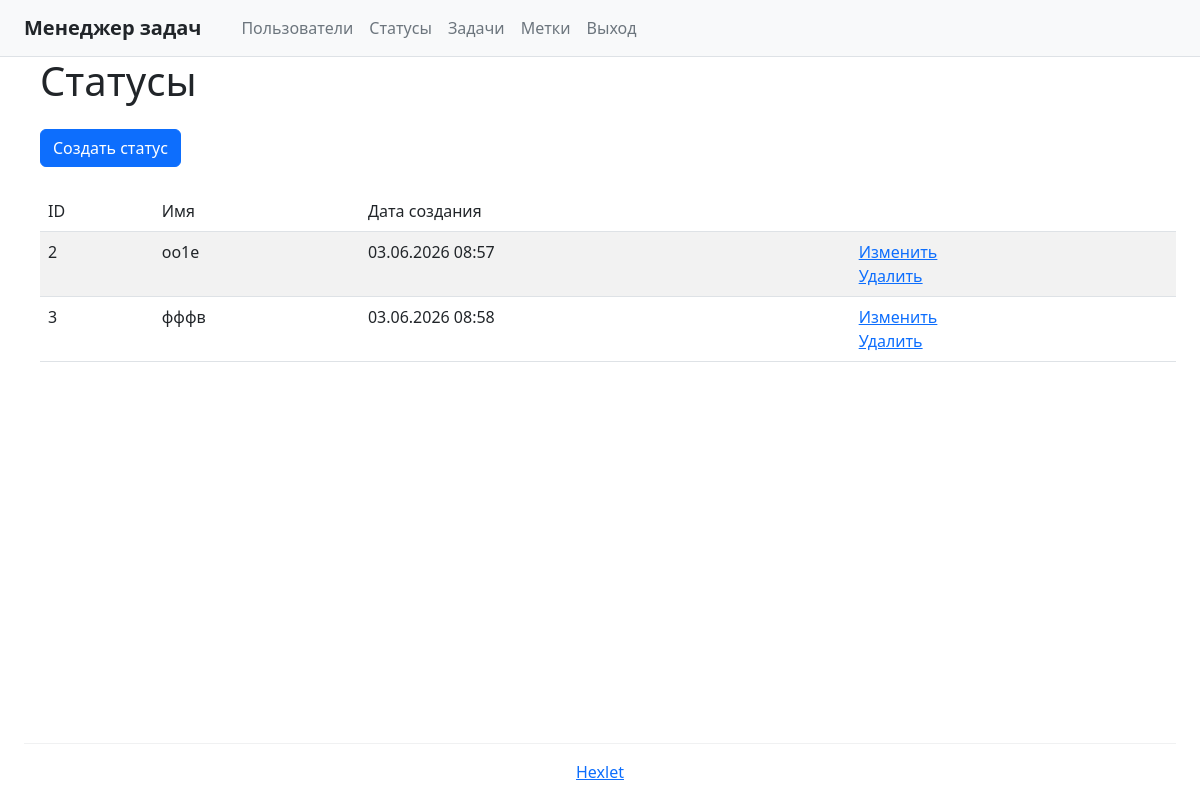
Page /statuses/ (signed in) on the earlier database version.
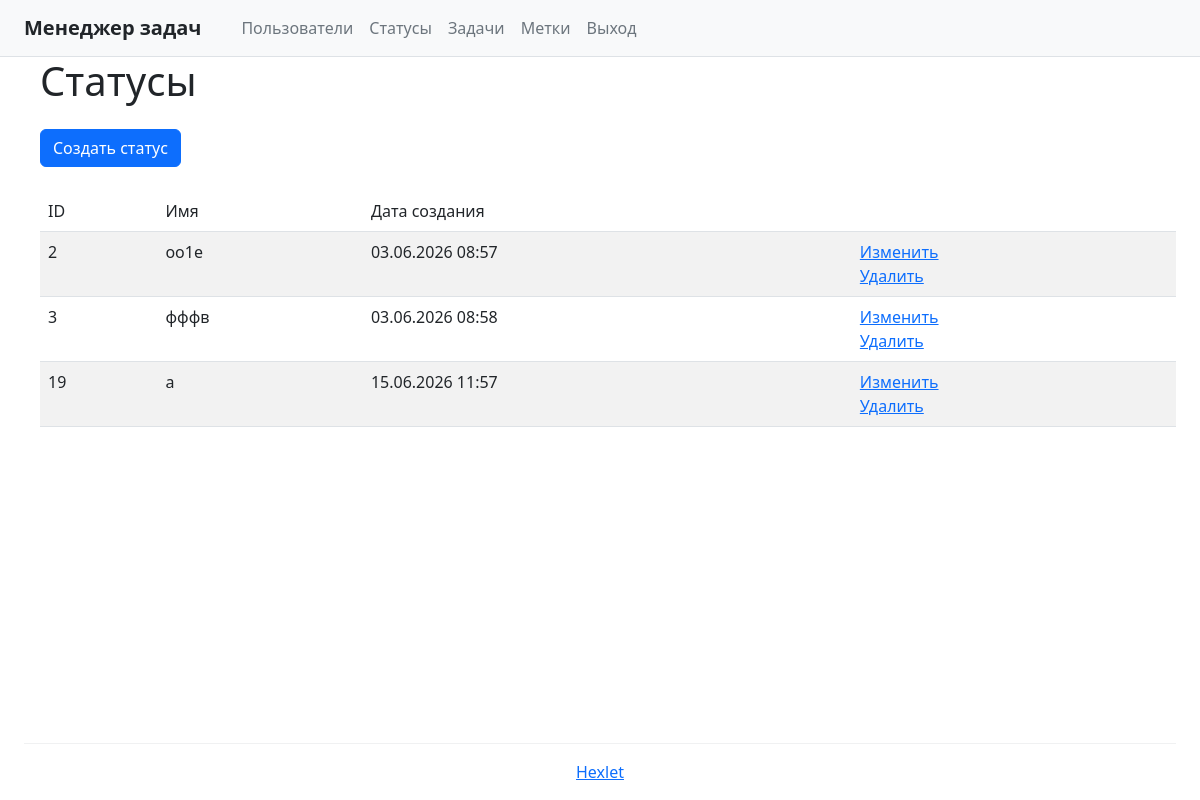
Same page on the later database version.
### task_manager/models.py (models this page shows, shortened)
class Status(models.Model):
    name = models.CharField(max_length=100, unique=True, verbose_name='Имя')
    created_at = models.DateTimeField(default=timezone.now, verbose_name='Дата создания')
    class Meta:
        verbose_name = 'Статус'
        verbose_name_plural = 'Статусы'
        ordering = ['id']

### task_manager/views.py (the view)
# urls.py: path('statuses/', StatusListView.as_view(), name='statuses'),
class StatusListView(LoginRequiredMixin, ListView):
    model = Status
    template_name = 'statuses.html'
    context_object_name = 'statuses'

### templates/statuses.html
{% extends 'base.html' %}
{% block content %}
<div class="ms-3">
    <h1 class="fw-normal mb-4">Статусы</h1>
    <a href="{% url 'status_create' %}" class="btn btn-primary mb-4">Создать статус</a>
    <table class="table table-striped">
        <thead>
            <tr>
                <th class="fw-normal">ID</th>
                <th class="fw-normal">Имя</th>
                <th class="fw-normal">Дата создания</th>
                <th class="fw-normal"></th>
            </tr>
        </thead>
        <tbody>
            {% for status in statuses %}
            <tr>
                <td>{{ status.id }}</td>
                <td>{{ status.name }}</td>
                <td>{{ status.created_at|date:"d.m.Y H:i" }}</td>
                <td>
                    <div class="d-flex flex-column">
                        <a href="{% url 'status_update' status.pk %}" class="text-primary text-decoration-underline">Изменить</a>
                        <a href="{% url 'status_delete' status.pk %}" class="text-primary text-decoration-underline">Удалить</a>
                    </div>
                </td>
            </tr>
            {% empty %}
            <tr>
                <td colspan="4" class="text-center">Нет статусов</td>
            </tr>
            {% endfor %}
        </tbody>
    </table>
</div>
{% endblock %}

Differences in the rows shown:
added Status: id "19", name "а", created_at "15.06.2026 11:57"
